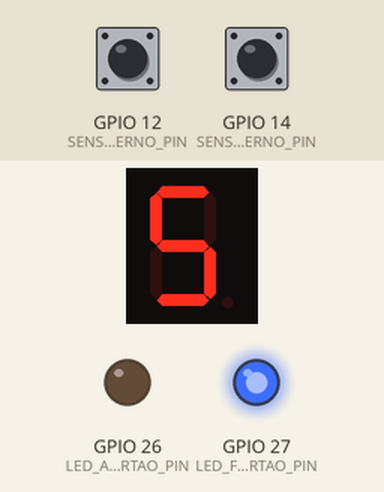
A sketch run on a simulated ESP32. Shown: 1-digit seven-segment display, output pins drawn as LEDs (lit = HIGH). Wiring (from diagram.json): 1-digit 7-segment display, segments lit when HIGH: segments GPIO 18, GPIO 19, GPIO 0, GPIO 4, GPIO 16, GPIO 5, GPIO 17. The inputs (shaded band) are chosen by the test bench; at power-on: GPIO 12 (SENSOR_EXTERNO_PIN) LOW, GPIO 14 (SENSOR_INTERNO_PIN) LOW. The segment pins are drawn as the display they are named for; pins used as bus, display or sensor lines are not drawn.

Above: at 1.2 s.
1.3 s: GPIO 12 (SENSOR_EXTERNO_PIN) driven HIGH
At 2.3 s:
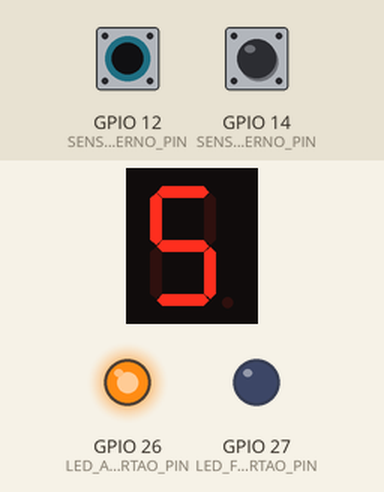
Timing chart, 0 to 4.3 s (numbered marks = the images above; inputs shaded):
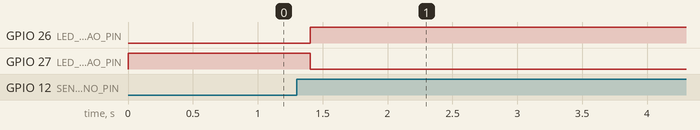

Measured:
- after the input at 1.3 s, GPIO 26 (LED_ABRE_PORTAO_PIN): LOW → HIGH after 0.10 s; GPIO 27 (LED_FECHA_PORTAO_PIN): HIGH → LOW after 0.10 s

The sketch:

sketch.ino
```cpp
#include "sensor.h"
#include "led.h"

const int pinoA = 18;
const int pinoB = 19;
const int pinoC = 0;
const int pinoD = 4;
const int pinoE = 16;
const int pinoF = 5;
const int pinoG = 17;

const int SENSOR_INTERNO_PIN = 14;
const int SENSOR_EXTERNO_PIN = 12;
const int LED_ABRE_PORTAO_PIN = 26;
const int LED_FECHA_PORTAO_PIN = 27;

const byte numeros[10][7] = {
  {1,1,1,1,1,1,0},
  {0,1,1,0,0,0,0},
  {1,1,0,1,1,0,1},
  {1,1,1,1,0,0,1},
  {0,1,1,0,0,1,1},
  {1,0,1,1,0,1,1},
  {1,0,1,1,1,1,1},
  {1,1,1,0,0,0,0},
  {1,1,1,1,1,1,1},
  {1,1,1,1,0,1,1}
};

Sensor sensorInterno(SENSOR_INTERNO_PIN);
Sensor sensorExterno(SENSOR_EXTERNO_PIN);
LED ledAbrirPortao(LED_ABRE_PORTAO_PIN);
LED ledFecharPortao(LED_FECHA_PORTAO_PIN);

const int TOTAL_VAGAS = 5;
int vagasDisponiveis = TOTAL_VAGAS;

enum EstadoSistema {
  AGUARDANDO,
  ENTRANDO_1,
  ENTRANDO_2,
  SAINDO_1,
  SAINDO_2
};

EstadoSistema estado = AGUARDANDO;

void atualizarDisplay(int n) {
  n = constrain(n, 0, 9);

  digitalWrite(pinoA, numeros[n][0]);
  digitalWrite(pinoB, numeros[n][1]);
  digitalWrite(pinoC, numeros[n][2]);
  digitalWrite(pinoD, numeros[n][3]);
  digitalWrite(pinoE, numeros[n][4]);
  digitalWrite(pinoF, numeros[n][5]);
  digitalWrite(pinoG, numeros[n][6]);
}

void abrirPortao() {
  ledAbrirPortao.ligar();
  ledFecharPortao.desligar();
}

void fecharPortao() {
  ledAbrirPortao.desligar();
  ledFecharPortao.ligar();
}

void setup() {
  pinMode(pinoA, OUTPUT);
  pinMode(pinoB, OUTPUT);
  pinMode(pinoC, OUTPUT);
  pinMode(pinoD, OUTPUT);
  pinMode(pinoE, OUTPUT);
  pinMode(pinoF, OUTPUT);
  pinMode(pinoG, OUTPUT);

  pinMode(SENSOR_INTERNO_PIN, INPUT);
  pinMode(SENSOR_EXTERNO_PIN, INPUT);

  atualizarDisplay(vagasDisponiveis);
  fecharPortao();
}

void loop() {
  bool ext = sensorExterno.readState();
  bool intl = sensorInterno.readState();

  switch (estado) {

    case AGUARDANDO:
      if (ext && vagasDisponiveis > 0) {
        abrirPortao();
        estado = ENTRANDO_1;
      }
      else if (intl) {
        abrirPortao();
        estado = SAINDO_1;
      }
      break;

    case ENTRANDO_1:
      if (intl) {
        estado = ENTRANDO_2;
      }
      break;

    case ENTRANDO_2:
      if (!ext && !intl) {
        vagasDisponiveis--;
        vagasDisponiveis = constrain(vagasDisponiveis, 0, TOTAL_VAGAS);
        fecharPortao();
        estado = AGUARDANDO;
      }
      break;

    case SAINDO_1:
      if (ext) {
        estado = SAINDO_2;
      }
      break;

    case SAINDO_2:
      if (!ext && !intl) {
        vagasDisponiveis++;
        vagasDisponiveis = constrain(vagasDisponiveis, 0, TOTAL_VAGAS);
        fecharPortao();
        estado = AGUARDANDO;
      }
      break;
  }

  atualizarDisplay(vagasDisponiveis);
  delay(50);
}
```

led.cpp
```cpp
#include "led.h"

LED::LED(int pin) : Pino(pin) {
  pinMode(Pino, OUTPUT);
  digitalWrite(Pino, LOW);
}

void LED::ligar() {
  digitalWrite(Pino, HIGH);
}

void LED::desligar() {
  digitalWrite(Pino, LOW);
}

void LED::toggle() {
  digitalWrite(Pino, !digitalRead(Pino));
}
```

led.h
```cpp
#ifndef LED_H
#define LED_H

#include <Arduino.h>

class LED {
public:
  LED(int pin);
  void ligar();
  void desligar();
  void toggle();

private:
  int Pino;
};

#endif
```

sensor.cpp
```cpp
#include "sensor.h"

Sensor::Sensor(int pin) : Pino(pin), ultimoEstado(LOW), EstadoAtual(LOW), ultimoDebounce(0), TempoDebounce(50) {
  pinMode(Pino, INPUT);
}

bool Sensor::readState() {
  bool reading = digitalRead(Pino);
  if (reading != ultimoEstado) {
    ultimoDebounce = millis();
  }

  if ((millis() - ultimoDebounce) > TempoDebounce) {
    if (reading != EstadoAtual) {
      EstadoAtual = reading;
    }
  }
  ultimoEstado = reading;
  return EstadoAtual;
}
```

sensor.h
```cpp
#ifndef SENSOR_H
#define SENSOR_H

#include <Arduino.h>

class Sensor {
public:
  Sensor(int pin);
  bool readState();

private:
  int Pino;
  bool ultimoEstado;
  bool EstadoAtual;
  unsigned long ultimoDebounce;
  unsigned long TempoDebounce;
};

#endif
```
